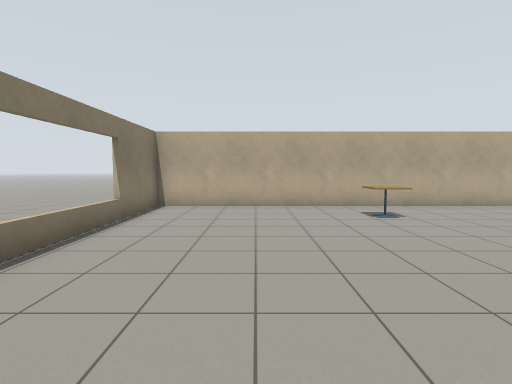
View 1 (above)

12 first-person views from a walk through a world built for the Gazebo simulator. The camera is 1.2 m above the floor, tilts 4° down and sees 80° across. The floor is counted in squares, 1 m on a side. Each view is taken from the middle of a square. On the plan, view 1 faces up. The plan holds only what a view shows up to about 13 squares ahead; the rest is blank. The robots in the file are not drawn. Gazebo's built-in surfaces are drawn with simple patterns. Some stock models are drawn as simple stand-ins.

View 2
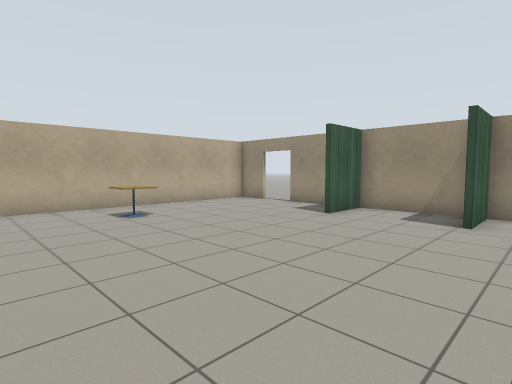

View 3
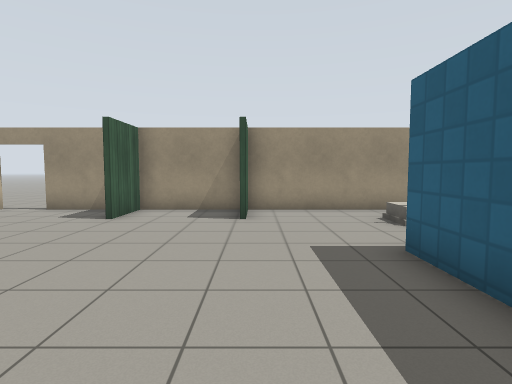

View 4
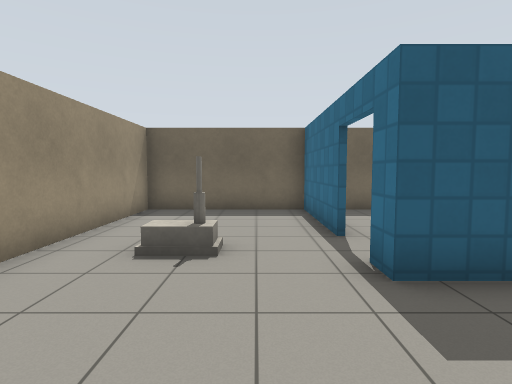

View 5
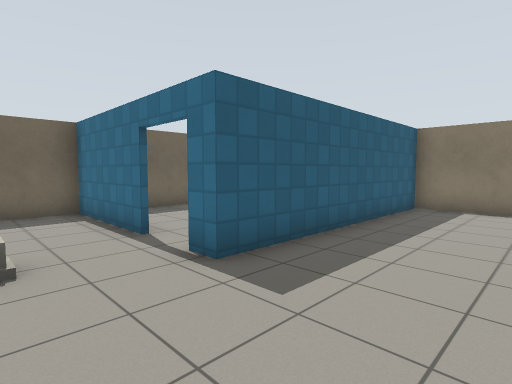

View 6
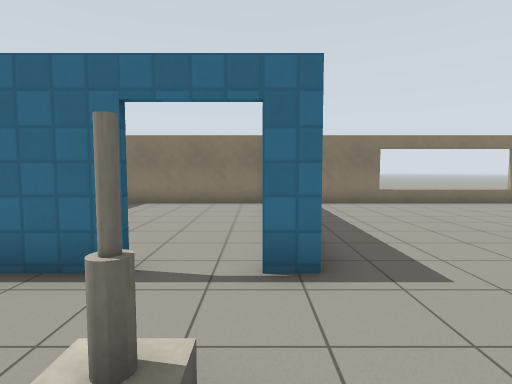

View 7
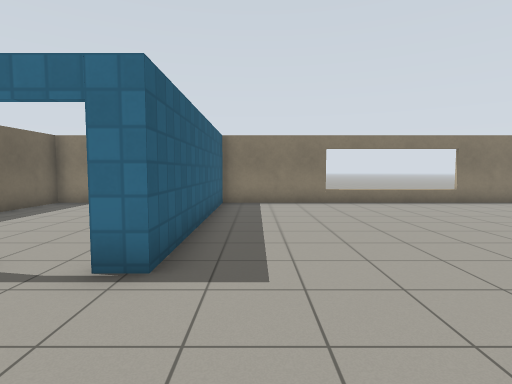

View 8
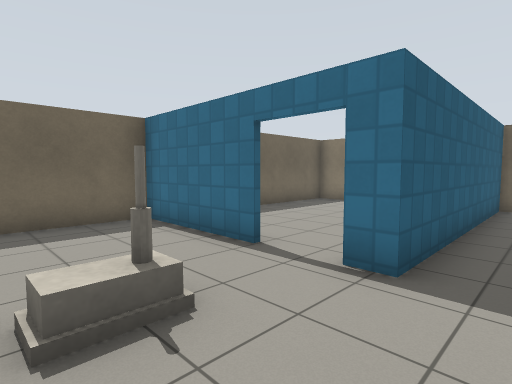

View 9
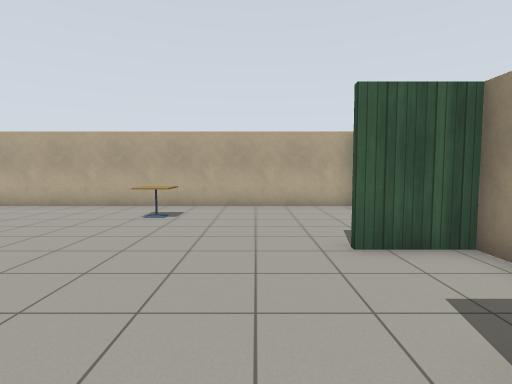

View 10
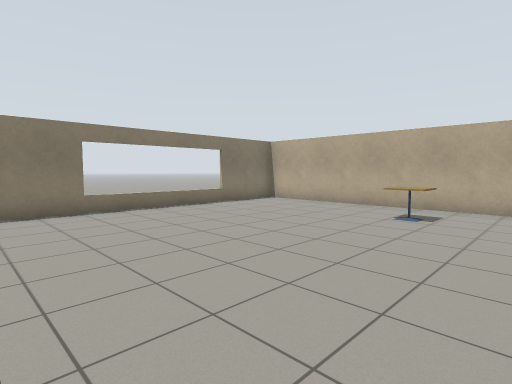

View 11
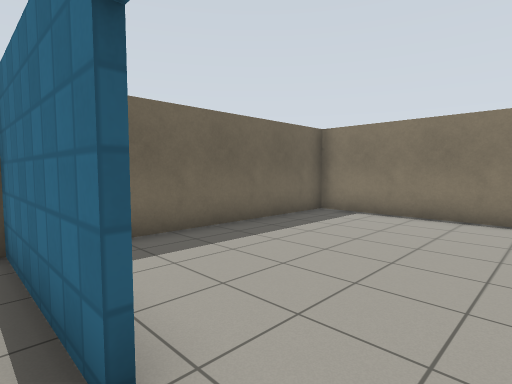

View 12
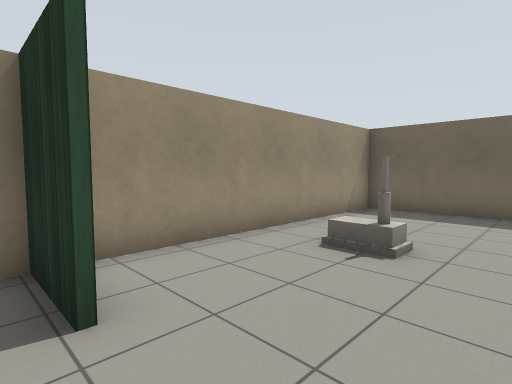

### Floor plan
Ten units are one square. View 1 is at (0, 0); x grows to the right and y downward. Boxes are objects, and circles mark ways between rooms. Rooms are numbered by the first view taken in them; rooms with no view inside come last. Other rooms are left out.
<svg viewBox="-39 -108 138 187">
<path fill="none" stroke="#000" d="M74 -14 93 -14 93 -46 74 -46M93 -56 93 -75M45 35 45 74 93 74 93 -12 75 -12M94 -103 -34 -103 -34 12 45 12 45 20M-34 17 -34 74 32 74"/>
<rect x="25" y="-85" width="20" height="10" fill="#bbb"><title>cafe table</title></rect>
<rect x="65" y="25" width="10" height="10" fill="#bbb"><title>house</title></rect>
<circle cx="43" cy="27" r="3" fill="#2a7"/>
<text x="40" y="-30">1</text>
<text x="10" y="40">2</text>
</svg>
Room 1 opens to room 2.

Where each view was taken, in squares from view 1:
view 1: 0 up, 0 right, facing up
view 2: 0 up, 0 right, facing up-right
view 3: 1 up, 0 right, facing right
view 4: 2 up, 6 right, facing down
view 5: 2 up, 7 right, facing down-left
view 6: 2 down, 8 right, facing left
view 7: 0 up, 8 right, facing left
view 8: 0 up, 8 right, facing down-left
view 9: 0 up, 6 right, facing up
view 10: 0 up, 6 right, facing up-left
view 11: 2 down, 5 right, facing down-left
view 12: 2 up, 5 right, facing down-right
